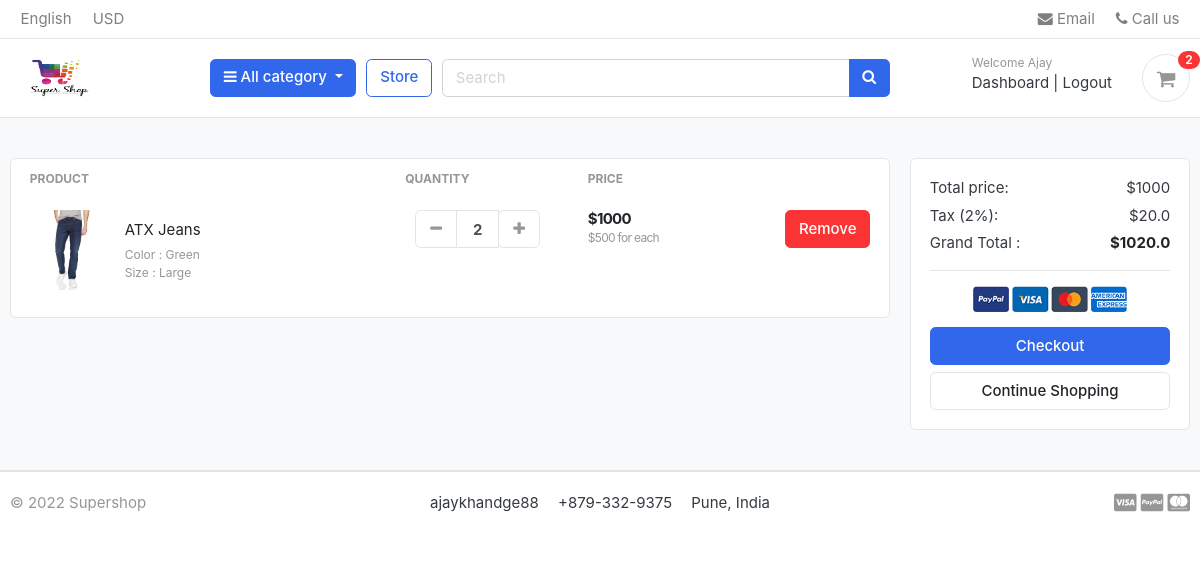
Page /cart/ (signed in) on the earlier database version.
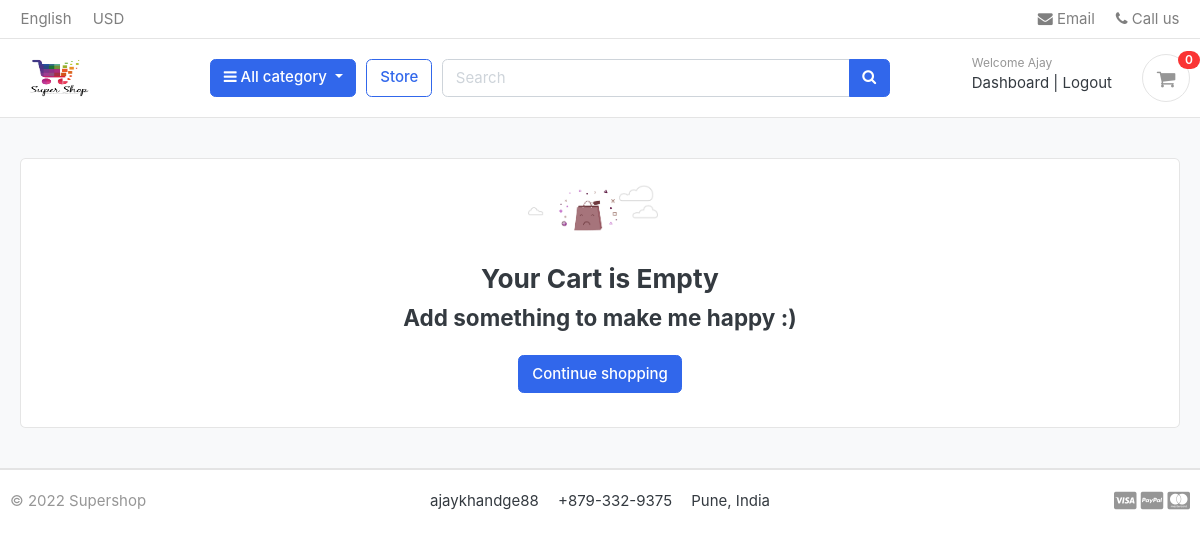
Same page on the later database version.
### carts/models.py (models this page shows, shortened)
class CartItem(models.Model):
    user = models.ForeignKey(Account,on_delete=models.CASCADE,null=True)
    product = models.ForeignKey(Product,on_delete = models.CASCADE)
    variations = models.ManyToManyField(Variation,blank=True)   #product can have many colors
    cart = models.ForeignKey(Cart,on_delete = models.CASCADE,null=True)
    quantity = models.IntegerField()
    is_active = models.BooleanField(default=True)
    def subtotal(self):
        return self.product.price * self.quantity

### store/models.py (models this page shows, shortened)
class Product(models.Model):
    product_name = models.CharField(max_length=200,unique=True)
    slug = models.SlugField(max_length=200,unique=True)
    description = models.TextField(max_length=500,blank=True)
    price = models.IntegerField()
    image = models.ImageField(upload_to='photos/products')
    stock = models.IntegerField()
    is_available = models.BooleanField(default=True)
    category = models.ForeignKey(Category,on_delete=models.CASCADE)  #when category is deleted all prods under category will be deleted
    created_date = models.DateTimeField(auto_now_add=True)
    modified_date = models.DateTimeField(auto_now=True)
    def get_url(self):
        return reverse('product_detail',args=[self.category.slug, self.slug])

class Variation(models.Model):
    product = models.ForeignKey(Product,on_delete=models.CASCADE)
    variation_value = models.CharField(max_length=100,null=True)
    variation_category = models.CharField(max_length=100, choices=variation_category_choice)
    is_active = models.BooleanField(default=True)
    created_date = models.DateTimeField(auto_now=True)
    objects = VariationManager()

### carts/views.py (the view)
# urls.py: path('cart/',include('carts.urls')),
def carts(request,total_price = 0,quantity=0,cart_items = None):
    try:
        tax = 0
        grand_total = 0
        if request.user.is_authenticated:
            cart_items = CartItem.objects.filter(user=request.user,is_active=True)
        else:
            cart = Cart.objects.get(cart_id = _cart_id(request))
            cart_items = CartItem.objects.filter(cart = cart,is_active=True)
        for cart_item in cart_items:
            total_price += (cart_item.product.price * cart_item.quantity)
            quantity += cart_item.quantity
        tax = (2*total_price)/100   # 2 % of tax on price
        grand_total = total_price + tax
    except ObjectDoesNotExist:
        pass #ignore for now
    context = {
        'total_price': total_price,
        'quantity' : quantity,
        'cart_items' : cart_items,
        'tax': tax,
        'grand_total' : grand_total,
    }
    return render(request,'store/cart.html',context)

### carts/context_processors.py (called while the page is built)
def cart_counter(request):
    if 'admin' in request.path:
        return {}
    else:
        cart_count = 0
        try:
            cart = Cart.objects.filter(cart_id = _cart_id(request))
            if request.user.is_authenticated:
                cart_items = CartItem.objects.all().filter(user = request.user)
            else:
                cart_items = CartItem.objects.all().filter(cart = cart[:1])
            for cart_item in cart_items:
                cart_count+=cart_item.quantity
        except Cart.DoesNotExist:
            cart_count = 0
    return dict(cart_count = cart_count)

### carts/views.py (called while the page is built)
def _cart_id(request):
    cart = request.session.session_key
    if not cart:
        cart = request.session.create()
    return cart

### category/context_processors.py (called while the page is built)
def menu_links(request):
    categories = Category.objects.all()
    return dict(links = categories)

### category/models.py (called while the page is built)
    def get_url(self):
        return reverse('products_by_category',args = [self.slug])

### templates/store/cart.html (shortened to what the changed rows need)
{% extends 'base.html' %}
{%load static %}
{% block content %}
<section class="section-content padding-y bg">
    <div class="container">
        {% if not cart_items %}
        <div class="container-fluid mt-100">
            <div class="row">
                <div class="col-md-12">
                    <div class="card">
                        <div class="card-body cart">
                            <div class="col-sm-12 empty-cart-cls text-center"> <img src="{% static 'site/emptycart.png' %}" width="130" height="130" alt="Empty-Cart Image" class="img-fluid mb-4 mr-3">
                                <h3><strong>Your Cart is Empty</strong></h3>
                                <h4>Add something to make me happy :)</h4> <a href="{% url 'store' %}" class="btn btn-primary cart-btn-transform m-3" data-abc="true">Continue shopping</a>
                            </div>
                        </div>
                    </div>
                </div>
            </div>
        </div>
    {% else %}
    <div class="row">
        <aside class="col-lg-9">
    <div class="card">
    <table class="table table-borderless table-shopping-cart">
    <thead class="text-muted">
    <tr class="small text-uppercase">
      <th scope="col">Product</th>
      <th scope="col" width="120">Quantity</th>
      <th scope="col" width="120">Price</th>
      <th scope="col" class="text-right" width="200"> </th>
    </tr>
    </thead>
    <tbody>
        {% for cart_item in cart_items %}
    <tr>
        <td>
            <figure class="itemside align-items-center">
                <div class="aside"><img src="{{ cart_item.product.image.url }}" class="img-sm"></div>
                <figcaption class="info">
                    <a href="{{ cart_item.product.get_url }}" class="title text-dark">{{cart_item.product.product_name}}</a>
                    <p class="text-muted small">
                        {% if cart_item.variations.all %}
                            {% for item in cart_item.variations.all %}
                            {{item.variation_category | capfirst}} : {{item.variation_value | capfirst }}
                            <br>
                            {% endfor %}
                        {% endif%}
                    </p>
                </figcaption>
            </figure>
        </td>
        <td>
                        <div class="col">
                            <div class="input-group input-spinner">
                                <div class="input-group-prepend">
                                <a class="btn btn-light" href="{% url 'remove_cart' cart_item.product.id cart_item.id %}" type="button" id="button-plus"> <i class="fa fa-minus"></i> </a>
                                </div>
                                <input type="text" class="form-control"  value="{{cart_item.quantity }}">
                                <div class="input-group-append">
                                    <form action="{% url 'add_cart' cart_item.product.id %}" method="POST">
                                        <button class="btn btn-light" type="submit" id="button-minus"> <i class="fa fa-plus"></i> </button>
                                     </form>
                                </div>
                            </div>
                        </div>
        </td>
        <td>
            <div class="price-wrap">
                <var class="price">${{cart_item.subtotal}}</var>
                <small class="text-muted"> ${{cart_item.product.price}} for each </small>
            </div>
        </td>
        <td class="text-right">
        <a href="{% url 'remove_cart_item' cart_item.product.id cart_item.id %}" onclick="return confirm('Are you sure you want to remove the item')" class="btn btn-danger"> Remove</a>
        </td>
    </tr>
    {% endfor %}
    </tbody>
    </table>
    </div>
        </aside>
        <aside class="col-lg-3">
            <div class="card">
            <div class="card-body">
                <dl class="dlist-align">
                  <dt>Total price:</dt>
                  <dd class="text-right">${{total_price}}</dd>
                </dl>
                <dl class="dlist-align">
                  <dt>Tax (2%):</dt>
                  <dd class="text-right"> ${{tax}}</dd>
                </dl>
                <dl class="dlist-align">
                  <dt>Grand Total :</dt>
                  <dd class="text-right text-dark b"><strong>${{grand_total}}</strong></dd>
                </dl>
                <hr>
                <p class="text-center mb-3">
                    <img src="{% static './images/misc/payments.png' %}" height="26">
                </p>
                <a href="{% url 'checkout' %}" class="btn btn-primary btn-block"> Checkout </a>
                <a href="{% url 'store' %}" class="btn btn-light btn-block">Continue Shopping</a>
            </div>
            </div>
    </aside>
    </div>
    {% endif %}
    </div>
    </section>
{% endblock %}

### templates/includes/navbar.html (shortened to what this page needs)
{% load static %}
<header class="section-header">
    <nav class="navbar p-md-0 navbar-expand-sm navbar-light border-bottom">
    <div class="container">
      <div class="collapse navbar-collapse" id="navbarTop4">
        <ul class="navbar-nav mr-auto">
            <li class="nav-item dropdown">
                 <a href="#" class="nav-link">   English </a>
            </li>
            <li class="nav-item dropdown">
                <a href="#" class="nav-link"> USD </a>
            </li>
        </ul>
        <ul class="navbar-nav">
            <li><a href="#" class="nav-link"> <i class="fa fa-envelope"></i> Email </a></li>
            <li><a href="#" class="nav-link"> <i class="fa fa-phone"></i> Call us </a></li>
        </ul>
      </div>
    </div>
    </nav>
    <section class="header-main border-bottom">
        <div class="container">
    <div class="row align-items-center">
        <div class="col-lg-2 col-md-3 col-6">
            <a href="{% url 'home' %}" class="brand-wrap">
                <img class="logo" src="{% static 'site/supershop.png' %}" width="90px" height="80px">
            </a>
        </div>
        <div class="col-lg col-sm col-md col-6 flex-grow-0">
            <div class="category-wrap dropdown d-inline-block float-right">
                <button type="button" class="btn btn-primary dropdown-toggle" data-toggle="dropdown">
                    <i class="fa fa-bars"></i> All category
                </button>
            </div>
        </div>
        <a href="{% url 'store'%}" class="btn btn-outline-primary">Store</a>
        <div class="col-lg  col-md-6 col-sm-12 col">
            <form action="{% url 'search' %}" class="search">
                <div class="input-group w-100">
                    <input type="text" class="form-control" style="width:60%;" placeholder="Search" name="keyword">
                    <div class="input-group-append">
                      <button class="btn btn-primary" type="submit">
                        <i class="fa fa-search"></i>
                      </button>
                    </div>
                </div>
            </form>
        </div>
        <div class="col-lg-3 col-sm-6 col-8 order-2 order-lg-3">
                    <div class="d-flex justify-content-end mb-3 mb-lg-0">
                        {% if user.id is None %}
                        <div class="widget-header">
                            <small class="title text-muted">Welcome guest!</small>
                            <div>
                                <a href="{% url 'login' %}">Sign in</a> <span class="dark-transp"> | </span>
                                <a href="{% url 'register' %}"> Register</a>
                            </div>
                        </div>
                        {% else %}
                        <div class="widget-header">
                            <small class="title text-muted">Welcome {{user.first_name }} </small>
                            <div>
                                <a href="{% url 'dashboard' %}">Dashboard</a> <span class="dark-transp"> | </span>
                                <a href="{% url 'logout' %}"> Logout</a>
                            </div>
                        </div>
                        {% endif %}
                        <a href="{% url 'carts' %}" class="widget-header pl-3 ml-3">
                            <div class="icon icon-sm rounded-circle border"><i class="fa fa-shopping-cart"></i></div>
                            <span class="badge badge-pill badge-danger notify">{{cart_count}}</span>
                        </a>
                    </div>
                </div>
    </div>
        </div>
    </section>
    </header>

Differences in the rows shown:
removed CartItem: product.image (picture), product.product_name "ATX Jeans", quantity "2", subtotal "1000", product.price "500"
no longer on this page (row unchanged): Variation: variation_category "Color", variation_value "Green"
no longer on this page (row unchanged): Variation: variation_category "Size", variation_value "Large"
Other differences:
{{ cart_count }}: "2" → "0"
{{ total_price }}: "1000" → (not shown)
{{ tax }}: "20.0" → (not shown)
{{ grand_total }}: "1020.0" → (not shown)
text no longer shown: "PRODUCT QUANTITY PRICE Total price: $ Tax (2%): $ Grand Total : $ Checkout Continue Shopping"
text now shown: "Your Cart is Empty Add something to make me happy :) Continue shopping"
